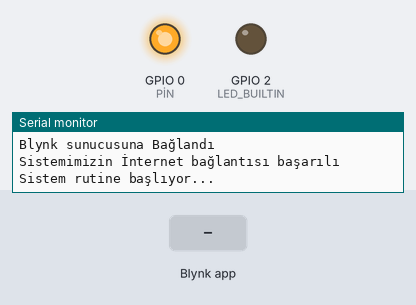
This sketch was run on a simulated ESP8266 (NodeMCU). Parts: output pins drawn as LEDs (lit = HIGH, except the on-board LED, lit = LOW), the last lines printed to the serial monitor. Inputs (shaded band) come from the test bench. WiFi joins after 1.5 s; servers stay silent unless stated.

Above: at 6.5 s.
6.6 s: Blynk app writes 0 to V0
At 7.9 s:
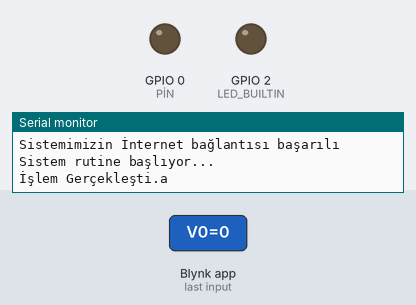
8.2 s: Blynk app writes 1 to V0
At 9.1 s:
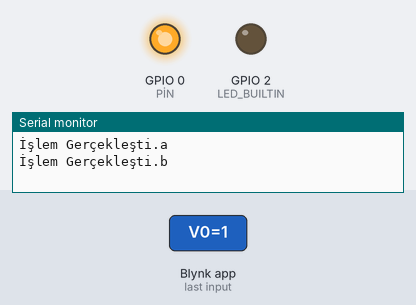
Timing chart, 0 to 11.2 s (numbered marks = the images above; inputs shaded):
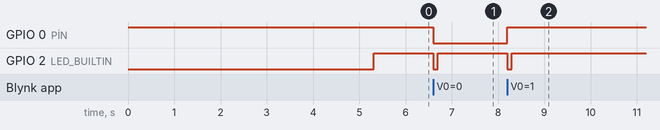

The sketch:

sketch_jun18a.ino
```cpp
#define BLYNK_PRINT Serial
#include <ESP8266WiFi.h>
#include <BlynkSimpleEsp8266.h>
#include <WiFiClient.h>
int sayac = 0;
char auth[] = "jJzMlocJYovTR5cFqqoql6kgoepzqM7Y";
char ssid[] ="UZUNOGLU_APARTMAN";
char pass[] ="Burak5334";
#define PİN 0
//http://blynk-cloud.com/jJzMlocJYovTR5cFqqoql6kgoepzqM7Y/update/V0=1
void setup()
{
  pinMode(PİN, OUTPUT);
  digitalWrite(PİN,HIGH);
  pinMode(LED_BUILTIN, OUTPUT);
  digitalWrite(LED_BUILTIN, LOW);


  Serial.begin(115200);

  Serial.print("Sistem Açıldı");
  WiFi.begin(ssid, pass);
  while (WiFi.status() != WL_CONNECTED)
  {
    delay(5000);
    Serial.println("...ilk defa  Bağlantı aranıyor...");
    Serial.print(ssid);
    Serial.print(pass);

  }
  Serial.println("wifi.h İnternete bağlandı");
  Blynk.config(auth);   // blynk.begin kullanmadın çünkü onda while döngüsü doğru çalışmıyor.bunda istediğin gibi halledebilirsin işi
  Blynk.connect(5000); //10 saniyede bu bağlanacak
  if (Blynk.connected()) {
    Serial.println("Blynk sunucusuna Bağlandı");
    Serial.println("Sistemimizin İnternet bağlantısı başarılı Sistem rutine başlıyor... ");
  } else {
    Serial.println("Başlangıç bağlantısı sağlanamadı sistem tekrar başlatılıyor");
    ESP.restart();
  }
   Blynk.syncVirtual(V0);
   digitalWrite(LED_BUILTIN, HIGH);
}

void loop()
{
  while (Blynk.connected() == true)
  {
    Blynk.run();

  }

  while (Blynk.connected() == false)
  {
    Serial.println("Blynk Sunucusu ve wifih kaybedildi tekrar bağlanmak için kod dizini çalıştırılıyor...");
    while (WiFi.status() != WL_CONNECTED) {
      WiFi.reconnect();
      delay(5000);
      Serial.println("wifi 1. kez bağlanmaya çalışıyor...");
    }
    Serial.println("wifi kütüphanesi bağlandı  blynk kütüphanesi  tekrar bağlanmayı deneyecek");
    while (Blynk.connected() == false) {
      Serial.println("Blynk.connect  ve config  çalıştırılıyor");
      Blynk.config(auth);
      Blynk.connect(5000);
    }
    Serial.print("Sistem Rutinde :) :) ");
    Blynk.syncVirtual(V0);

  }
}


BLYNK_WRITE(V0) {
  if (param.asInt())
  { digitalWrite(PİN, HIGH);
    Serial.println("İşlem Gerçekleşti.b");
    digitalWrite(LED_BUILTIN, LOW);   // turn the LED on (HIGH is the voltage level)
    delay(100);                       // wait for a second
    digitalWrite(LED_BUILTIN, HIGH);    // turn the LED off by making the voltage LOW
    delay(100);

  }
  else{digitalWrite(PİN,LOW);
    Serial.println("İşlem Gerçekleşti.a");
    digitalWrite(LED_BUILTIN, LOW);   // turn the LED on (HIGH is the voltage level)
  delay(100);                       // wait for a second
  digitalWrite(LED_BUILTIN, HIGH);    // turn the LED off by making the voltage LOW
  delay(100);
  sayac=sayac+1;
    Blynk.virtualWrite(V1,sayac);
  }

}

BLYNK_WRITE(V2) {

sayac=0;
  Blynk.virtualWrite(V1,sayac);
}
```

Measured:
- after the input at 6.6 s, GPIO 0 (PİN): HIGH → LOW at once; GPIO 2 (LED_BUILTIN): HIGH → LOW at once, → HIGH 0.10 s later
- after the input at 8.2 s, GPIO 0 (PİN): LOW → HIGH at once; GPIO 2 (LED_BUILTIN): HIGH → LOW at once, → HIGH 0.10 s later
